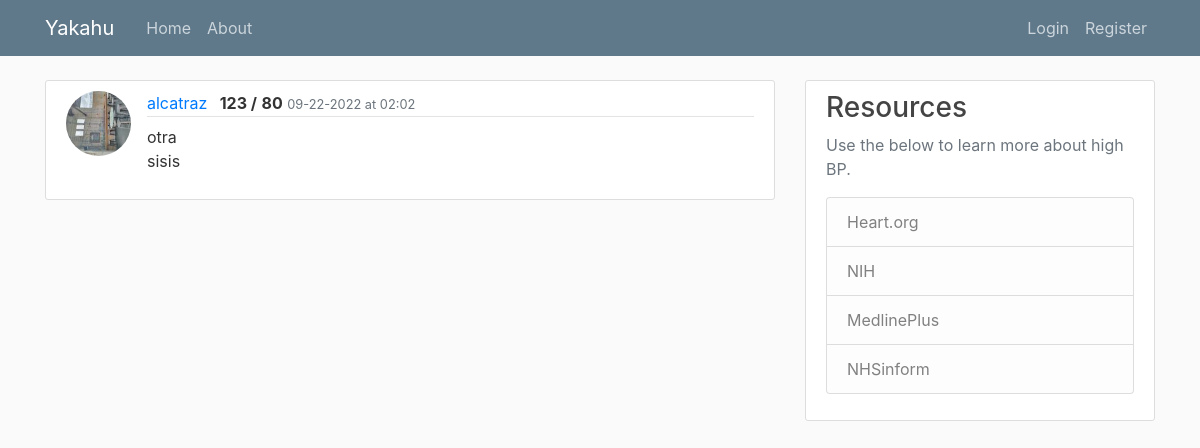
Screenshot of /reading/2/ with the database file from the repository.
### mbp/models.py (models this page shows, shortened)
class User(db.Model, UserMixin):
    id = db.Column(db.Integer, primary_key=True)
    username = db.Column(db.String(20), unique=True, nullable=False)
    email = db.Column(db.String(120), unique=True, nullable=False)
    image_file = db.Column(db.String(20), nullable=False, default='default.jpg')
    password = db.Column(db.String(60), nullable=False)
    readings = db.relationship('Reading', backref='user', lazy=True)

class Reading(db.Model):
    id = db.Column(db.Integer, primary_key=True)
    sys = db.Column(db.String(3), nullable=False)
    dia = db.Column(db.String(3), nullable=False)
    notes = db.Column(db.Text, nullable=False)
    date_posted = db.Column(db.DateTime, nullable=False, default=datetime.utcnow)
    user_id = db.Column(db.Integer, db.ForeignKey('user.id'), nullable=False)

### mbp/readings/routes.py (the view)
@readings.route('/reading/<int:reading_id>/')
def reading(reading_id):
    reading = Reading.query.get_or_404(reading_id)
    return render_template('reading.html', title='User Readings', reading=reading)

### mbp/templates/reading.html (shortened to what this page needs)
{% extends "base.html" %}
{% block content %}
    <article class="media content-section">
      <img class="rounded-circle article-img" src="{{ url_for('static', filename='profile_pics/' + reading.user.image_file) }}" />
      <div class="media-body">
        <div class="article-metadata">
          <a class="mr-2" href="{{ url_for('users.user_readings', username=reading.user.username) }}">{{ reading.user.username }}</a>
          <text class="font-weight-bold">{{ reading.sys }} /</text>
          <text class="font-weight-bold">{{ reading.dia}}</text>
          <small class="text-muted">{{ reading.date_posted.strftime('%m-%d-%Y at %H:%M') }}</small>
        </div>
            <p class="article-content">{{ reading.notes }}</p>
      </div>
    </article>
{% endblock content %}

### mbp/static/css/main.css (style rules this page uses)
body { background: #fafafa; color: #333333; margin-top: 5rem; }
.content-section { background: #ffffff; padding: 10px 20px; border: 1px solid #dddddd; border-radius: 3px; margin-bottom: 20px; }
.article-content { white-space: pre-line; }
.article-img { height: 65px; width: 65px; margin-right: 16px; }
.article-metadata { padding-bottom: 1px; margin-bottom: 4px; border-bottom: 1px solid #e3e3e3 }

### rows the page displays
User: image_file (picture), user.username "alcatraz"
Reading: sys "123", dia "80", date_posted "09-22-2022 at 02:02", notes "otra sisis"
